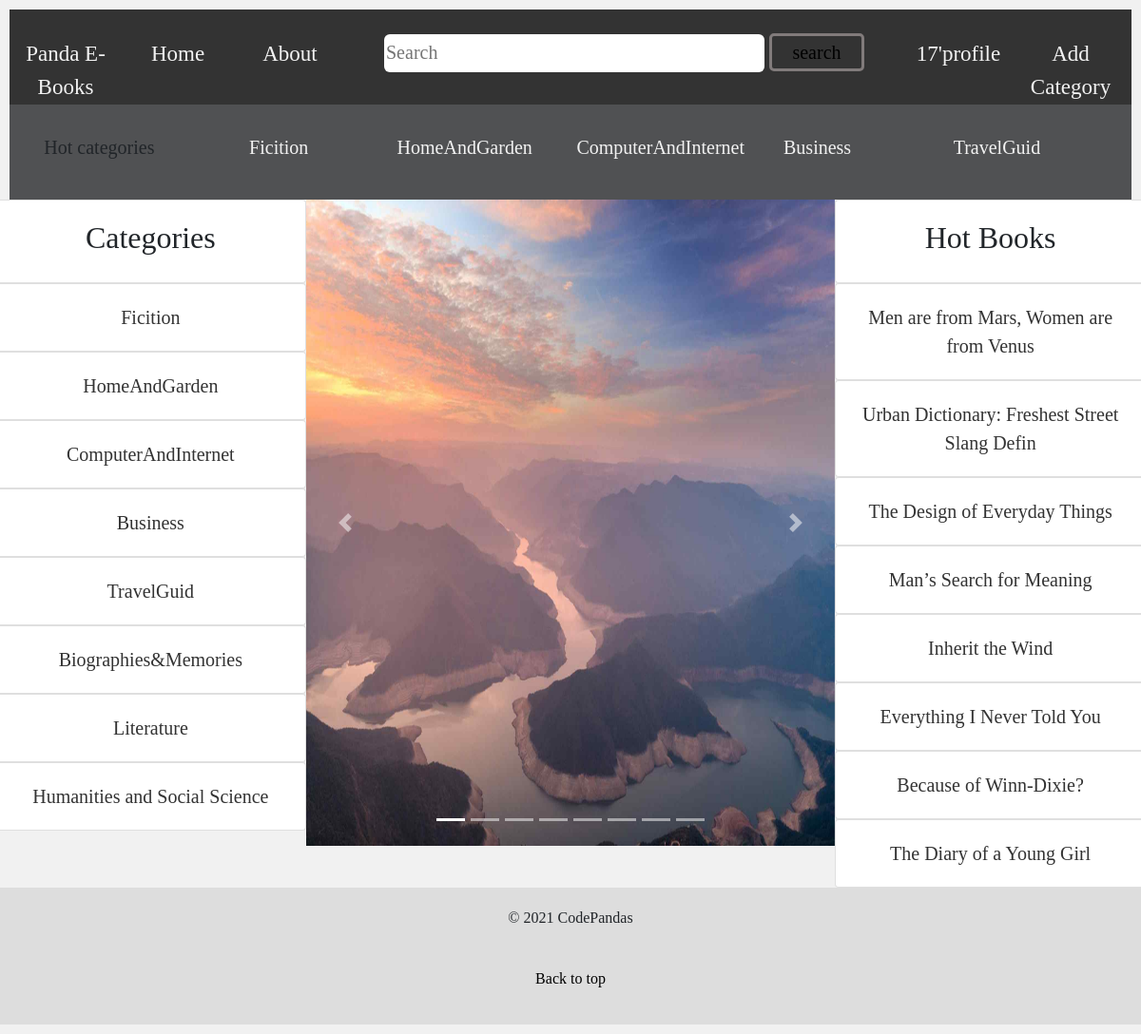
The app's page / (signed in) with its own data.
### panda/models.py (models this page shows, shortened)
class Category(models.Model):
    MAX_LENGTH = 200
    name = models.CharField(max_length=MAX_LENGTH,unique=True)
    likes = models.IntegerField(default=0)
    Sdescription =models.CharField(max_length=MAX_LENGTH)
    slug = models.SlugField(unique=True,blank=True)
    class Meta:
        verbose_name_plural = 'Categories'

class Book(models.Model):
    TITLE_MAX_SIZE = 128
    category = models.ForeignKey(Category, on_delete=models.CASCADE)
    name = models.CharField(max_length=TITLE_MAX_SIZE)
    slug = models.SlugField(unique=True,blank=True)
    views = models.IntegerField(default=0)
    image = models.ImageField(upload_to='book_images',blank = True)
    likes = models.IntegerField(default=0)
    rating = models.FloatField(default=0.0)
    description = models.CharField(max_length=1000)
    def photo_url(self):
        if self.image and hasattr(self.image, 'url'):
            return self.image.url
        else:
            return '/media/book_images/rango.jpg'

### panda/views.py (the view)
# urls.py: path('',views.homepage, name='homepage'),
def homepage(request):
    context_dict ={}
    all_category = Category.objects.order_by('-likes')[:8]
    category_list = Category.objects.order_by('-likes')[:5]
    book_list = Book.objects.order_by('-likes')[:8]
    context_dict['all_category'] = all_category
    context_dict['categories'] = category_list
    context_dict['books'] = book_list
    context_dict['book1'] = book_list[0]
    context_dict['book2'] = book_list[1]
    context_dict['book3'] = book_list[2]
    context_dict['book4'] = book_list[3]
    context_dict['book5'] = book_list[4]
    context_dict['book6'] = book_list[5]
    context_dict['book7'] = book_list[6]
    context_dict['book8'] = book_list[7]
    return render(request,'panda/homepage.html',context=context_dict)

### templates/panda/homepage.html (shortened to what this page needs)
{% extends 'panda/base.html' %}
{% load staticfiles %}
{% block main_block %}
<div >
<div class="homepage">
  <a >Hot categories</a>
    {% if categories %}
    {% for category in categories %}
    <a class="nav-link" href="{% url 'panda:show_category' category.slug %}">{{ category.name }}
    </a>
    {% endfor %}
    {% endif %}
</div></div>
<div class="row">
    <div class="leftcolumn">
      <div class="card"><h2 class="barTitile">Categories</h2></div>
            {% if all_category %}
            {% for category in all_category %}
            <div class="card">
            <p class="card-text">
            <a href="{% url 'panda:show_category' category.slug %}">{{ category.name }}</a>
         </p></div>
            {% endfor %}
            {% endif %}
    </div>
    <div class="mediumcolumn">
        <div id="demo" class="carousel slide" data-ride="carousel">
            <ul class="carousel-indicators">
              <li data-target="#demo" data-slide-to="0" class="active"></li>
              <li data-target="#demo" data-slide-to="1"></li>
              <li data-target="#demo" data-slide-to="2"></li>
              <li data-target="#demo" data-slide-to="3"></li>
              <li data-target="#demo" data-slide-to="4"></li>
              <li data-target="#demo" data-slide-to="5"></li>
              <li data-target="#demo" data-slide-to="6"></li>
              <li data-target="#demo" data-slide-to="7"></li>
            </ul>
            <div class="carousel-inner">
              <div class="carousel-item active">
                <img width="100%"  height="680px" src="{{book1.photo_url}}">
              </div>
            </div>
            <a class="carousel-control-prev" href="#demo" data-slide="prev">
              <span class="carousel-control-prev-icon"></span>
            </a>
            <a class="carousel-control-next" href="#demo" data-slide="next">
              <span class="carousel-control-next-icon"></span>
            </a>
          </div>
        </div>
    <div class="rightcolumn">
      <div class="card"><h2 class="barTitile">Hot Books</h2></div>
            {% if books %}
            {% for book in books %}
            <div class="card">
            <p class="card-text">
            <a href="{% url 'panda:show_book' book.slug %}">{{ book.name }}</a>
         </p></div>
            {% endfor %}
            {% endif %}
    </div>
  {% endblock %}

### templates/panda/base.html (shortened to what this page needs)
<!DOCTYPE html>
{% load staticfiles %}
<html lang="en">
    <head>
        <link rel="stylesheet" href="/static/css_js/css/bootstrap.min.css">
        <link rel="stylesheet" href="/static/css_js/css/base.css">
    </head>
    <body>
            <div class="topnav">
                <div class="barTitile"><a  href="{% url 'panda:homepage' %}">Panda E-Books</a></div>
                <div><a class="nav-link" href="{% url 'panda:homepage' %}">Home </a></div>
                <div><a class="nav-link" href="{% url 'panda:homepage' %}">About </a></div>
                <div class="topsearch">
                    <form role="search" method="get" id="searchform" action="{% url 'panda:search' %}">
                        <input type="search" name="q" placeholder="Search" required>
                        <button type="submit">search</button>
                    </form>
                </div>
                {% if user.is_authenticated %}
                    <a href="{% url 'panda:profile' user.username %}">{{user.username}}'profile</a>
                    <a href="{% url 'panda:add_category' %}">Add Category</a>
                {% else %}
                <a  href="{% url 'auth_login' %}">login</a>
                <a  href="{% url 'registration_register' %}">sign up</a>
                {% endif %}
            </div>
            {% block main_block %}
           {% endblock %}
           <div class="footer">
            <p>&copy; 2021 CodePandas </p><br/>
            <p><a href="#top"  class="backtotop">Back to top</a></p>
          </div>
    </body>
</html>

### static/css_js/css/base.css (style rules this page uses)
* { box-sizing: border-box; }
body { font-family: MV Boli; padding: 10px; background: #f1f1f1; }
.topnav { overflow: hidden; background-color: #333; height: 100px; }
.topnav a { height: 100px; float: left; width: 10%; display: block; color: #f2f2f2; text-align: center; text-decoration: none; font-size: 23px; padding-top: 30px; }
.topsearch { float: left; padding: 25px 40px 20px; font-size: 20px; }
.topsearch input { height: 40px; width: 400px; border: #ddd; border-radius: 6px; }
.topsearch button { height: 40px; width: 100px; border: solid rgb(129, 123, 123); border-radius: 5px; background-color:#333; }
.leftcolumn, .rightcolumn { float: left; width: 27%; }
.mediumcolumn { float: left; width: 46%; background-color: #f1f1f1; }
.card { background-color: white; padding: 20px; text-align: center; }
.card a { text-decoration: none; color: #333; }
.row:after { content: ""; display: table; clear: both; }
.footer { padding: 20px; text-align: center; background: #ddd; width: 100%; }
.homepage { overflow: hidden; background-color: rgb(80, 81, 83); margin: auto; height: 100px; }
.homepage a { height: 100px; float: left; width: 16%; display: block; color: #f2f2f2; text-align: center; padding: 30px ; text-decoration: none; font-size: 20px; }
.card-text { font-family: MV Boli; font-size: 20px; }
.backtotop { text-decoration: none; color: black; }
.barTitile { font-family: Brush Script MT; }

### records on screen
Category: name "Ficition"
Category: name "HomeAndGarden"
Category: name "ComputerAndInternet"
Category: name "Business"
Category: name "TravelGuid"
Category: name "Biographies&Memories"
Category: name "Literature"
Category: name "Humanities and Social Science"
Book: name "Men are from Mars, Women are from Venus"
Book: name "Urban Dictionary: Freshest Street Slang Defin"
Book: name "The Design of Everyday Things"
Book: name "Man’s Search for Meaning"
Book: name "Inherit the Wind"
Book: name "Everything I Never Told You"
Book: name "Because of Winn-Dixie?"
Book: name "The Diary of a Young Girl"

### other values on screen
{{ user.username }} "17"
